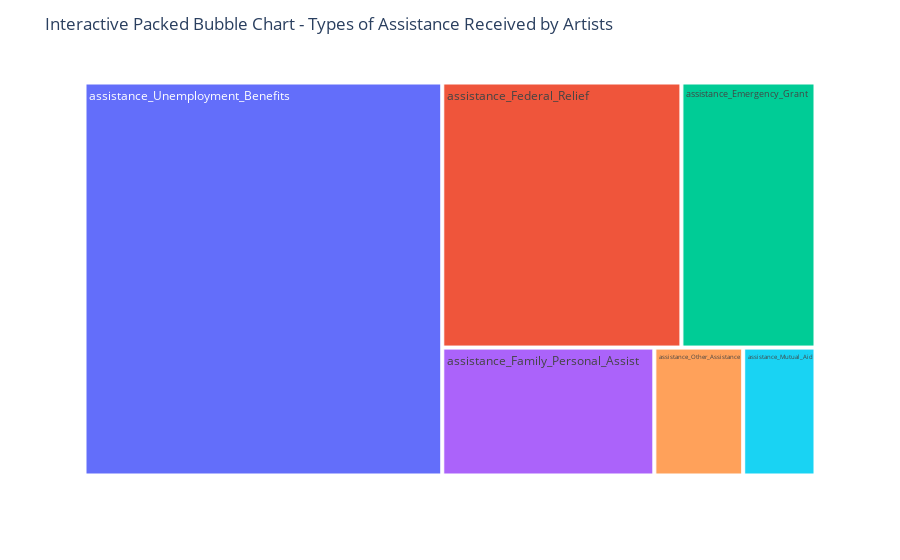

Notebook source saved alongside this figure:
### Code cell
import pandas as pd
import plotly.express as px

# Your data preparation (similar to the code you provided)
assistance_columns = [col for col in df5.columns if 'assistance_' in col]
assistance_columns = assistance_columns[:len(assistance_columns) - 1]
assistance_data = df5[assistance_columns].sum().sort_values()

# Create a dataframe from the sorted data
data = pd.DataFrame({'Assistance Type': assistance_data.index, 'Count': assistance_data.values})

# Create the interactive packed bubble chart using Plotly Express
fig = px.treemap(data, path=['Assistance Type'], values='Count')

# Update layout for better visualization (optional)
fig.update_layout(title='Interactive Packed Bubble Chart - Types of Assistance Received by Artists')

# Show the interactive plot
fig.show()

### Figure 1 — Plotly figure (JSON) as saved in the notebook; plotly's stock layout.template omitted (floating-point values rounded to 4 significant figures)
{"data": [{"branchvalues": "total", "domain": {"x": [0, 1], "y": [0, 1]}, "hovertemplate": "labels=%{label}<br>Count=%{value}<br>parent=%{parent}<br>id=%{id}<extra></extra>", "ids": ["assistance_Emergency_Grant", "assistance_Family_Personal_Assist", "assistance_Federal_Relief", "assistance_Mutual_Aid", "assistance_Other_Assistance", "assistance_Unemployment_Benefits"], "labels": ["assistance_Emergency_Grant", "assistance_Family_Personal_Assist", "assistance_Federal_Relief", "assistance_Mutual_Aid", "assistance_Other_Assistance", "assistance_Unemployment_Benefits"], "name": "", "parents": ["", "", "", "", "", ""], "type": "treemap", "values": [1860, 1420, 3318, 484, 595, 7359]}], "layout": {"legend": {"tracegroupgap": 0}, "margin": {"t": 60}, "title": {"text": "Interactive Packed Bubble Chart - Types of Assistance Received by Artists"}}}
